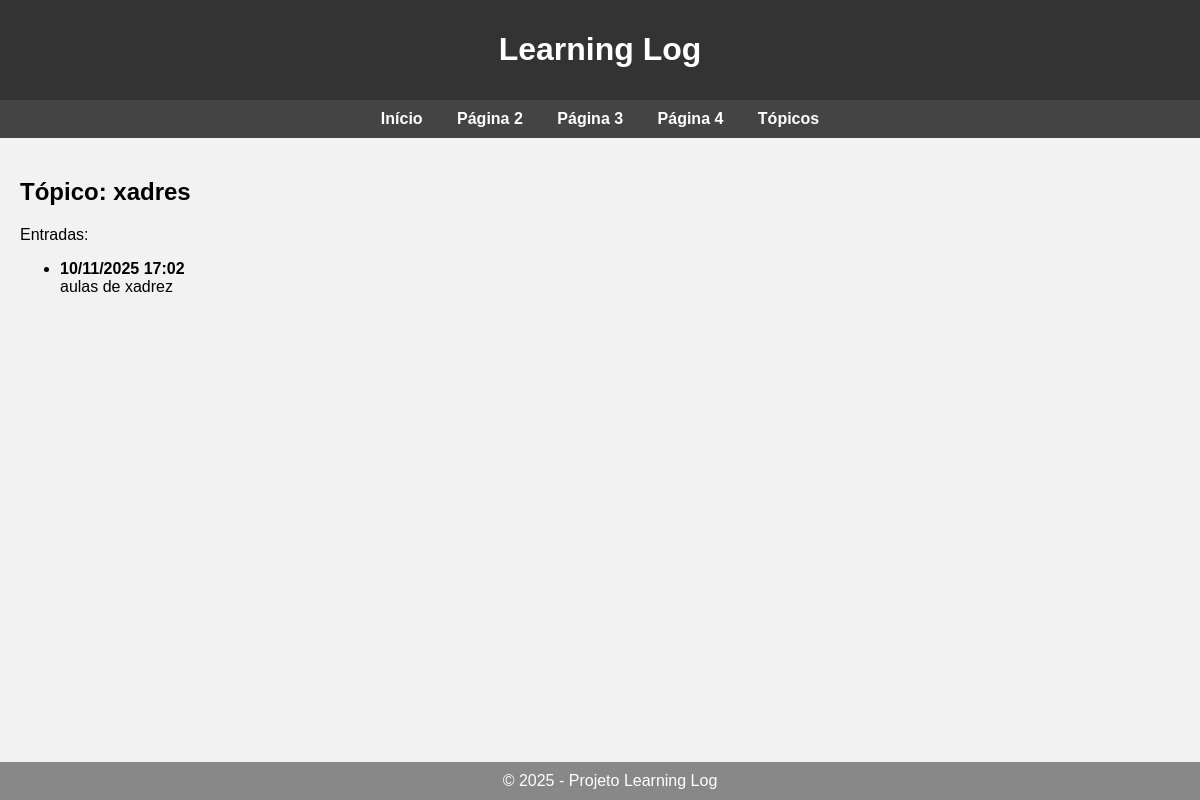
The page /topic/4/ on the database its author committed.
### learning_logs/models.py (models this page shows, shortened)
class Topic(models.Model):
    text = models.CharField(max_length=200)
    date_added = models.DateTimeField(auto_now_add=True)

class Entry(models.Model):
    topic = models.ForeignKey(Topic, on_delete=models.CASCADE)
    text =  models.TextField()
    date_added = models.DateTimeField(auto_now_add=True)
    class Meta:
        verbose_name_plural = 'entries'

### learning_logs/views.py (the view)
# urls.py: path('topic/<int:topic_id>/', views.topic, name='topic'),
def topic(request, topic_id):
      topic = Topic.objects.get(id = topic_id)
      entries = topic.entry_set.order_by('-date_added')
      context = {'topic' : topic, 'entries': entries}
      return render(request, 'learning_logs/topic.html',  context)

### learning_logs/templates/learning_logs/topic.html
{% extends "learning_logs/menu.html" %}
{% block content %}
<h2>Tópico: {{ topic.text }}</h2>
<p>Entradas:</p>
<ul>
    {% for entry in entries %}
        <li>
            <strong>{{ entry.date_added|date:"d/m/Y H:i" }}</strong><br>
            {{ entry.text }}
        </li>
    {% empty %}
        <li>Não há entradas para este tópico.</li>
    {% endfor %}
</ul>
{% endblock content %}

### learning_logs/templates/learning_logs/menu.html (style rules this page uses)
body { font-family: Arial, sans-serif; background-color: #f2f2f2; margin: 0; padding: 0; }

### rows shown on the page
Topic: text "xadres"
Entry: date_added "10/11/2025 17:02", text "aulas de xadrez"
